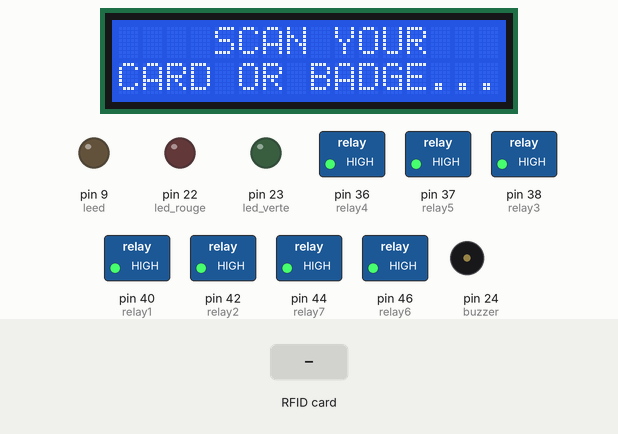
Simulated run of this sketch. Board: Arduino Mega 2560, built with avr-gcc and run on an emulated ATmega2560. Parts: 16×2 character LCD, switched loads named in the sketch (green lamp = pin HIGH), output pins drawn as LEDs (lit = HIGH), buzzer (waves = sounding). Inputs (shaded band) come from the test bench. Pins used as bus, display or sensor lines are not drawn; what the sketch prints to the serial monitor is not drawn.

Above: at 4.3 s.
4.4 s: RFID card 25 45 EE 7A held to the reader
At 5.9 s:
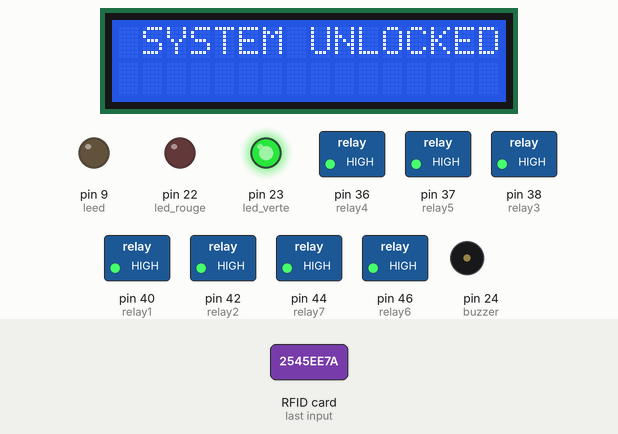
At 7.2 s:
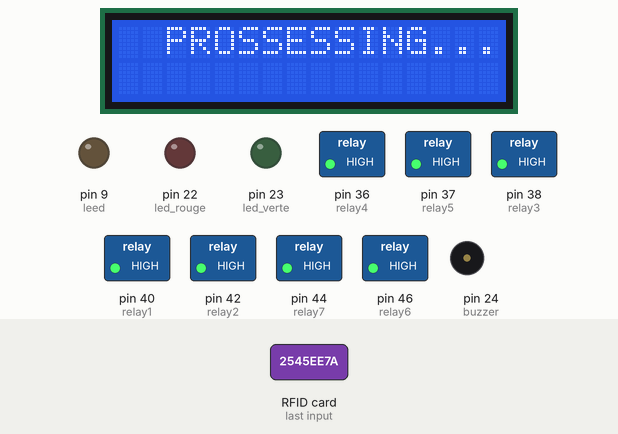
7.4 s: RFID card 25 45 EE 7A held to the reader
At 8.6 s:
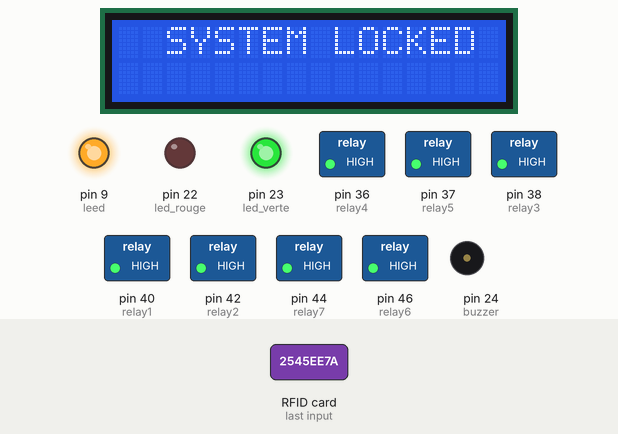
Timing chart, 0 to 11.2 s (numbered marks = the images above; inputs shaded):
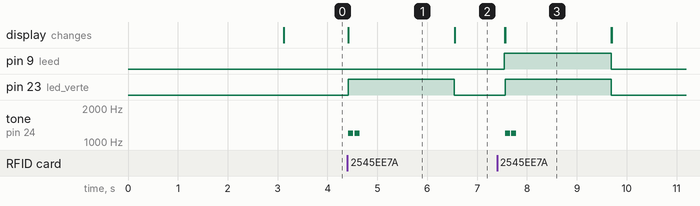

The sketch:

codeFinal.ino
```cpp
#include <SPI.h>
#include <MFRC522.h>
#include <LiquidCrystal.h>
LiquidCrystal lcd(12,11,6,4,3,2);

#define RST_PIN 5
#define SS_PIN 53
MFRC522 module_rfid(SS_PIN, RST_PIN);

/*    remote control  */
#include<IRremote.h>

const char DIN_RECEPTEUR_INFRAROUGE=2;  //
IRrecv monRecepteurInfraRouge(DIN_RECEPTEUR_INFRAROUGE);  //
int relay1 = 40;  //
int relay2 = 42;  //
int relay3 = 38;  //
int relay4 = 36;  //
int relay5 = 37;  //
int relay6 = 46;  //
int relay7 = 44;  //

decode_results messageRecu;  //
//-------------------------------------------------------------------------------------------------------------------------------------
//-------------------------------------------------------------------------------------------------------------------------------------

        int togglestate1=0;  //
        int togglestate2=0;  //
        int togglestate3=0;  //
        int togglestate4=0;  //
        int togglestate5=0;  //
        int togglestate6=0;  //
        int togglestate7=0;  //
//----------------------------------------------------------------------------------------------------------------------------------
//-----------------------------------------------------------------------------------------------------------------------------------

int buzzer = 24;
int led_rouge = 22;
int led_verte = 23;
int leed = 9;

int togglestate = 0;
void setup() {


/************* REMOTE CONTRIOL ******************/

Serial.begin(9600);  //
        monRecepteurInfraRouge.enableIRIn();  //
        monRecepteurInfraRouge.blink13(true);  //
        pinMode(relay1, OUTPUT);  //
        pinMode(relay2, OUTPUT);  //
        pinMode(relay3, OUTPUT);  //
        pinMode(relay4, OUTPUT);  //
        pinMode(relay5, OUTPUT);  //
        pinMode(relay6, OUTPUT);  //
        pinMode(relay7, OUTPUT);  //

//-------------------------------------------------------------------------------------------------------------------------------------
//-------------------------------------------------------------------------------------------------------------------------------------
       digitalWrite(relay1, HIGH);  //
       digitalWrite(relay2, HIGH);
       digitalWrite(relay3, HIGH);//
       digitalWrite(relay4, HIGH);  //
       digitalWrite(relay5, HIGH);  //
       digitalWrite(relay6, HIGH);  //
       digitalWrite(relay7, HIGH);  //

  // put your setup code here, to run once:
  pinMode(led_rouge,OUTPUT);
  pinMode(led_verte,OUTPUT);
  pinMode(buzzer,OUTPUT);
  pinMode(leed,OUTPUT);
  lcd.begin(16, 2);
  SPI.begin();
  module_rfid.PCD_Init();
  lcd.setCursor(0, 0);
  lcd.print("SYSTEM LOCKED ");
  lcd.setCursor(0, 1);
  lcd.print(" INDENTIFICATION");
  delay(3000);
  lcd.clear();
  Serial.begin(9600);
}
bool unlocked = false;
void loop() {
  // put your main code here, to run repeatedly:
  if(!unlocked){
    Serial.println("leleellele");
  lcd.setCursor(0, 0);
  lcd.print("    SCAN YOUR");
  lcd.setCursor(0, 1);
  lcd.print("CARD OR BADGE...");

  if ( ! module_rfid.PICC_IsNewCardPresent()){
    return;
    }
  if ( ! module_rfid.PICC_ReadCardSerial()){
    return;
    }


   String UID = "";

  for (byte i= 0; i < module_rfid.uid.size; i++){
     UID.concat(String(module_rfid.uid.uidByte[i] < 0*10 ? " 0" : " "));
     UID.concat(String(module_rfid.uid.uidByte[i], HEX));
    }
     UID.toUpperCase();

   if (UID.substring(1) == "25 45 EE 7A" )
   {
    lcd.clear();
     lcd.setCursor(0, 0);


     lcd.print(" SYSTEM UNLOCKED   ");
     digitalWrite(led_verte, HIGH);

     tone(buzzer, 1200, 100);
     delay(125);
     tone(buzzer, 1200, 100);
     delay(2000);
     digitalWrite(led_verte, LOW);
     lcd.clear();
     lcd.print("  PROSSESSING...   ");
     delay(1000);
      digitalWrite(leed, HIGH);
      togglestate=1;
     lcd.clear();
     unlocked = true;
     Serial.println("system unlocked ");
   } else {
    Serial.println("invalid card");
   }
  }
  else {


REMOTE() ;
Serial.println("barack");


if ( ! module_rfid.PICC_IsNewCardPresent()){
    return;
    }
  if ( ! module_rfid.PICC_ReadCardSerial()){
    return;
    }


   String UID = "";

  for (byte i= 0; i < module_rfid.uid.size; i++){
     UID.concat(String(module_rfid.uid.uidByte[i] < 0*10 ? " 0" : " "));
     UID.concat(String(module_rfid.uid.uidByte[i], HEX));
    }
     UID.toUpperCase();

   if (UID.substring(1) == "25 45 EE 7A" )
   {
    lcd.clear();
     lcd.setCursor(0, 0);
     lcd.print("  SYSTEM LOCKED  ");
     digitalWrite(led_verte, HIGH);
     tone(buzzer, 1200, 100);
     delay(125);
     tone(buzzer, 1200, 100);
     delay(2000);
     digitalWrite(led_verte, LOW);
     lcd.clear();
     //lcd.print("  PROSSESSING...   ");
     //delay(1000);
      digitalWrite(leed, LOW);
     togglestate=0;
     lcd.clear();
     unlocked = false;
     Serial.println("system locked ");
  } else {
    Serial.println("invalid card");
  }
   /* else{
     lcd.clear();
     lcd.setCursor(0, 0);
     lcd.print("  ACCESS DENIED    ");
     digitalWrite(led_rouge, HIGH);
     tone(buzzer, 200, 750);
     delay(2000);

     digitalWrite(led_rouge, LOW);


     lcd.clear();

    }*/
}

}


void REMOTE()
{
 if (monRecepteurInfraRouge.decode(&messageRecu))      //
   {

      if (messageRecu.value == 0x410807F)           //
        {
           if(togglestate1==0)                   //
        {
          digitalWrite(relay1, LOW);           //
          togglestate1=1;                      //
        }
      else
        {
          digitalWrite(relay1, HIGH);  //
          togglestate1=0;  //
        }
        }
//------------------------------------------------------------------------------------------------------------------------------------
//------------------------------------------------------------------------------------------------------------------------------------
         if (messageRecu.value == 0x41040BF)       //
        {
         if(togglestate2==0)                   //
        {
         digitalWrite(relay2,LOW);           //
         togglestate2=1;                    //
        }
        else
        {
        digitalWrite(relay2,HIGH);      //
        togglestate2=0;                //
        }
        }
//-----------------------------------------------------------------------------------------------------------------------------------
//-----------------------------------------------------------------------------------------------------------------------------------
         if (messageRecu.value == 0x410C03F)      //
        {
         if(togglestate3==0)                  //
        {
         digitalWrite(relay3,LOW);         //
         togglestate3=1;                  //
        }
        else
        {
        digitalWrite(relay3,HIGH);  //
        togglestate3=0;  //
        }
        }
//----------------------------------------------------------------------------------------------------------------------------------
//----------------------------------------------------------------------------------------------------------------------------------
         if (messageRecu.value == 0x41020DF)      //
        {
         if(togglestate4==0)                   //
        {
         digitalWrite(relay4,LOW);           //
         togglestate4=1;                   //
        }
        else
        {
        digitalWrite(relay4,HIGH);    //
        togglestate4=0;              //
        }
        }
//------------------------------------------------------------------------------------------------------------------------------------
//------------------------------------------------------------------------------------------------------------------------------------
         if (messageRecu.value == 0x410A05F)   //
        {
         if(togglestate5==0)                 //
        {
         digitalWrite(relay5,LOW);          //
         togglestate5=1;                   //
        }
        else
        {
        digitalWrite(relay5,HIGH);       //
        togglestate5=0;                 //
        }
        }
//-----------------------------------------------------------------------------------------------------------------------------------
//-----------------------------------------------------------------------------------------------------------------------------------
         if (messageRecu.value == 0x41048B7)    //
        {
         if(togglestate6==0)                 //
        {
         digitalWrite(relay6,LOW);         //
         togglestate6=1;                  //
        }
        else
        {
        digitalWrite(relay6,HIGH);    //
        togglestate6=0;              //
        }
        }
//----------------------------------------------------------------------------------------------------------------------------------
//------------------------------------------------------------------------------------------------------------------------------------
         if (messageRecu.value == 0x410E01F)  //
        {
         if(togglestate7==0)              //
        {
         digitalWrite(relay7,LOW);      //
         togglestate7=1;              //
        }
        else
        {
        digitalWrite(relay7,HIGH); //
        togglestate7=0;          //
        }
        }
//-----------------------------------------------------------------------------------------------------------------------------------
//-----------------------------------------------------------------------------------------------------------------------------------

    //delay(500);
    monRecepteurInfraRouge.resume();   //

  }
  delay(1);
}
```

Measured:
- after the input at 4.4 s, pin 23 (led_verte): LOW → HIGH at once, → LOW 2.1 s later; tone on pin 24 (buzzer): alternates 1200 Hz for 0.10 s and silent for 0.03 s, 4 changes in all, then stays silent, starting at once; the display: changes at once (image 1)
- after the input at 7.4 s, pin 23 (led_verte): LOW → HIGH after 0.16 s, → LOW 2.1 s later; tone on pin 24 (buzzer): alternates 1200 Hz for 0.10 s and silent for 0.03 s, 4 changes in all, then stays silent, starting after 0.16 s; the display: first differs from a run without the input after 0.16 s (image 3)
- what the display in image 1 shows lasts 2.1 s, from 4.4 s to 6.5 s
